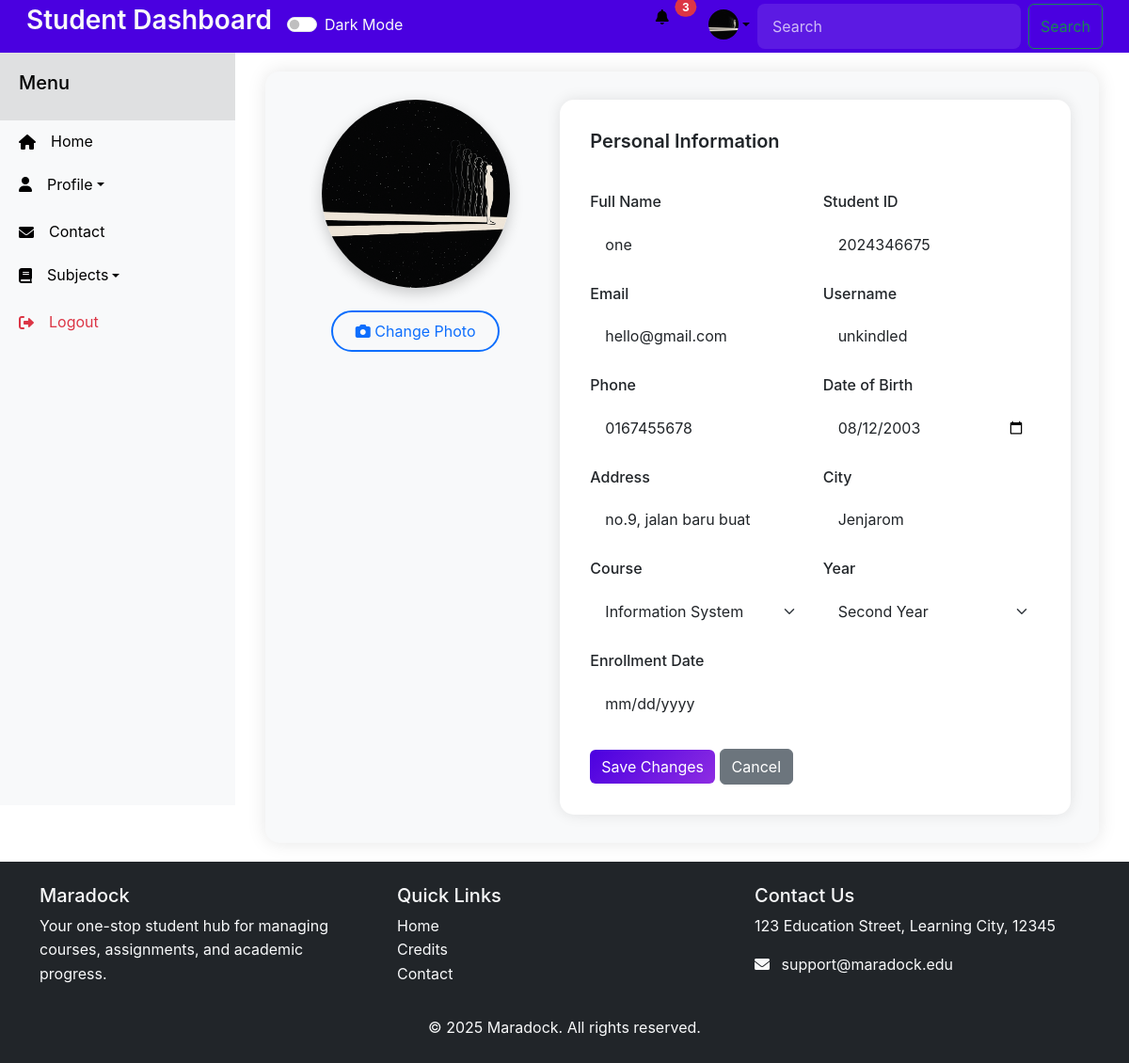
Screenshot of /pages/student/edit_profile.php (signed in) with the database file from the repository.
### tables this page shows
CREATE TABLE `students` (
  `id` int NOT NULL,
  `user_id` int NOT NULL,
  `full_name` varchar(50) NOT NULL,
  `course` varchar(80) NOT NULL,
  `year` int DEFAULT NULL,
  `profile_picture` varchar(255) DEFAULT NULL,
  `phone` varchar(14) DEFAULT NULL,
  `date_of_birth` date DEFAULT NULL,
  `address` text,
  `city` varchar(255) DEFAULT NULL,
  `enrollment_date` date DEFAULT NULL,
  `student_id` varchar(20) DEFAULT NULL
);

CREATE TABLE `users` (
  `id` int NOT NULL,
  `email` varchar(255) NOT NULL,
  `username` varchar(20) NOT NULL,
  `password` varchar(255) NOT NULL
);

### pages/student/edit_profile.php (the view, shortened to what this page needs)
<?php
require_once("../../includes/config/db_connection.php");
$_user_id = $_SESSION['id'];
$query = "SELECT s.*, u.email, u.username FROM students s
JOIN users u ON s.user_id = u.id
WHERE s.user_id = ?";
$stmt = $conn->prepare($query);
$stmt->bind_param('i', $_user_id);
$stmt->execute();
$result = $stmt->get_result();
$student = $result->fetch_assoc();
?>
<!DOCTYPE html>
<html lang="en">
<head>
    <link href="https://cdn.jsdelivr.net/npm/bootstrap@5.3.3/dist/css/bootstrap.min.css" rel="stylesheet">
    <link rel="stylesheet" href="https://cdnjs.cloudflare.com/ajax/libs/font-awesome/6.0.0/css/all.min.css">
    <link rel="stylesheet" href="../../assets/css/main.css">
    <link rel="stylesheet" href="../../assets/css/pages/student_edit.css">
</head>
<body>
<?php include '../../includes/components/student_navbar.php'; ?>
    <div class="wrapper">
        <?php include '../../includes/components/sidebar.php'; ?>
        <div id="content">
            <div class="container-fluid">
                <div class="profile-container">
                    <form action="../../includes/config/update_profile.php" method="POST" enctype="multipart/form-data">
                        <div class="row">
                            <div class="col-md-4 text-center">
                            <div class="profile-picture-container mb-3">
                                <img src="<?php echo !empty($student['profile_picture']) ?'../../' . $student['profile_picture'] : '../../assets/img/default-avatar.png'; ?>"
                                    alt="profile picture"
                                    class="profile-picture mb-3"
                                    id="profilePreview">
                                <div class="mt-2">
                                    <a href="edit_profile_image.php" class="btn btn-outline-primary">
                                        <i class="fas fa-camera"></i> Change Photo
                                    </a>
                                </div>
                            </div>
                            </div>
                            <div class="col-md-8">
                                <div class="card">
                                    <div class="card-body">
                                        <h5 class="card-title">Personal Information</h5>
                                        <div class="row g-3">
                                            <div class="col-md-6">
                                                <label class="form-label">Full Name</label>
                                                <input type="text" class="form-control" name="full_name" value="<?php echo htmlspecialchars($student['full_name']?? ''); ?>">
                                            </div>
                                            <div class="col-md-6">
                                                <label class="form-label">Student ID</label>
                                                <input type="text" class="form-control" name="student_id" value="<?php echo htmlspecialchars($student['student_id']?? ''); ?>">
                                            </div>
                                            <div class="col-md-6">
                                                <label class="form-label">Email</label>
                                                <input type="email" class="form-control" name="email" value="<?php echo htmlspecialchars($student['email']?? ''); ?>">
                                            </div>
                                            <div class="col-md-6">
                                                <label class="form-label">Username</label>
                                                <input type="text" class="form-control" name="username" value="<?php echo htmlspecialchars($student['username']?? ''); ?>">
                                            </div>
                                            <div class="col-md-6">
                                                <label class="form-label">Phone</label>
                                                <input type="tel" class="form-control" name="phone" value="<?php echo htmlspecialchars($student['phone']?? ''); ?>">
                                            </div>
                                            <div class="col-md-6">
                                                <label class="form-label">Date of Birth</label>
                                                <input type="date" class="form-control" name="date_of_birth" value="<?php echo htmlspecialchars($student['date_of_birth']?? ''); ?>">
                                            </div>
                                            <div class="col-md-6">
                                                <label class="form-label">Address</label>
                                                <input type="text" class="form-control" name="address" value="<?php echo htmlspecialchars($student['address']?? ''); ?>">
                                            </div>
                                            <div class="col-md-6">
                                                <label class="form-label">City</label>
                                                <input type="text" class="form-control" name="city" value="<?php echo htmlspecialchars($student['city']?? ''); ?>">
                                            </div>
                                            <div class="col-md-6">
                                                <label class="form-label">Course</label>
                                                <select class="form-select" name="course">
                                                    <option value="systemIM" <?php echo $student['course'] == 'Information System' ? 'selected' : ''; ?>>Information System</option>
                                                </select>
                                            </div>
                                            <div class="col-md-6">
                                                <label class="form-label">Year</label>
                                                <select class="form-select" name="year">
                                                    <option value="2" <?php echo $student['year'] == '2' ? 'selected' : ''; ?>>Second Year</option>
                                                </select>
                                            </div>
                                            <div class="col-md-6">
                                                <label class="form-label">Enrollment Date</label>
                                                <input type="date" class="form-control" name="enrollment_date" value="<?php echo htmlspecialchars($student['enrollment_date']?? ''); ?>" readonly>
                                            </div>
                                        </div>
                                        <div class="mt-4">
                                            <button type="submit" class="btn btn-primary">Save Changes</button>
                                            <a href="profile.php" class="btn btn-secondary">Cancel</a>
                                        </div>
                                    </div>
                                </div>
                            </div>
                        </div>
                    </form>
                </div>
            </div>
        </div>
    </div>
    <?php include '../../includes/components/student_footer.php'; ?>
</body>
</html>

### includes/components/student_navbar.php (shortened to what this page needs)
<nav class="navbar navbar-expand-lg">
  <div class="container-fluid">
      <a href="#" class="navbar-brand text-light">
          <h3>Student Dashboard</h3>
      </a>
      <div class="form-check form-switch">
      <input class="form-check-input" type="checkbox" id="darkModeToggle" />
      <label class="form-check-label text-light" for="darkModeToggle" id = "themeLabel">Dark Mode</label>
     </div>
      <div class="collapse navbar-collapse" id="navbarSupportedContent">
          <ul class="navbar-nav ms-auto mb-2 mb-lg-0">
              <li class="nav-item dropdown me-3">
                  <a class="nav-link" href="#" role="button" data-bs-toggle="dropdown">
                      <i class="fas fa-bell"></i>
                      <span class="position-absolute top-55 start-100 translate-middle badge rounded-pill bg-danger">
                          3
                      </span>
                  </a>
              </li>
              <li class="nav-item dropdown">
                  <a class="nav-link dropdown-toggle d-flex align-items-center" href="#" role="button" data-bs-toggle="dropdown">
                      <div class="avatar-wrapper">
                          <img src="<?php echo !empty($student['profile_picture']) ?'../../' . $student['profile_picture'] : '../../assets/img/default-avatar.png'; ?>"
                               alt="Profile"
                               class="avatar">
                      </div>
                  </a>
              </li>
          </ul>
          <form class="d-flex" role="search">
              <input class="form-control me-2" type="search" placeholder="Search" aria-label="Search">
              <button class="btn btn-outline-success" type="submit">Search</button>
          </form>
      </div>
  </div>
</nav>

### assets/css/main.css (style rules this page uses)
.wrapper { display: flex; width: 100%; min-height: calc(100vh - var(--navbar-height)); margin-top: var(--navbar-height); }
#content { flex: 1; width: calc(100% - var(--sidebar-width)); margin-left: var(--sidebar-width); min-height: calc(100vh - var(--navbar-height)); position: relative; transition: var(--transition-speed); }

### assets/css/pages/student_edit.css (style rules this page uses)
.wrapper { min-height: calc(100vh - var(--navbar-height)); display: flex; flex-direction: row; margin-top: var(--navbar-height); }
.profile-container { background: var(--bg-light); border-radius: 15px; padding: 30px; box-shadow: 0 0 20px rgba(0,0,0,0.1); margin: 20px; }
.profile-picture-container { position: relative; display: inline-block; }
.profile-picture { width: 200px; height: 200px; border-radius: 50%; object-fit: cover; border: 4px solid var(--primary); transition: all 0.3s ease; box-shadow: 0 5px 15px rgba(0,0,0,0.2); }
.card { border: none; box-shadow: 0 0 15px rgba(0,0,0,0.1); border-radius: 15px; overflow: hidden; }
.card-body { padding: 2rem; }
.card-title { color: var(--primary); font-weight: 600; margin-bottom: 1.5rem; padding-bottom: 1rem; border-bottom: 2px solid var(--light-border); }
.form-label { font-weight: 500; color: var(--text-muted); }
.form-control, .form-select { border-radius: 8px; padding: 0.75rem 1rem; border: 1px solid var(--light-border); transition: all 0.3s ease; }
.btn-outline-primary { border-width: 2px; padding: 0.5rem 1.5rem; border-radius: 25px; transition: all 0.3s ease; }

### assets/css/base/variables.css (style rules this page uses)
:root { --primary-color: #4a00e0; --secondary-color: #8e2de2; --text-light: #fff; --bg-light: #f8f9fa; --bg-dark: #212529; --hero-gradient-start: #4a00e0; --hero-gradient-end: #8e2de2; --hero-text: #ffffff; --decorative-gradient-1: rgba(74, 0, 224, 0.2); --decorative-gradient-2: rgba(142, 45, 226, 0.2); --category-card-bg: #ffffff; --category-card-text: #333333; --category-card-shadow: rgba(0, 0, 0, 0.1); --navbar-height: 56px; --sidebar-width: 250px; --transition-speed: 0.3s; --box-shadow: 0 2px 4px rgba(0,0,0,0.1); --sidebar-bg: var(--bg-light); --sidebar-text: var(--text-color); --navbar-bg: var(--primary-color); --navbar-bg-dark: var(--bg-dark); }

### assets/css/base/typography.css (style rules this page uses)
h3, .h3 { font-size: 1.75rem; font-weight: 600; margin-bottom: 0.75rem; }

### assets/css/components/navbar.css (style rules this page uses)
.navbar { position: fixed; top: 0; left: 0; right: 0; z-index: 1030; height: var(--navbar-height); background-color: var(--navbar-bg); padding: 0.5rem 1rem; }
.avatar-wrapper { width: 32px; height: 32px; border-radius: 50%; overflow: hidden; }
.avatar { width: 100%; height: 100%; object-fit: cover; }
.navbar .form-control { background-color: rgba(255, 255, 255, 0.1); border: none; color: var(--text-light); }
.navbar .form-control::placeholder { color: rgba(255, 255, 255, 0.7); }
.form-check-input { cursor: pointer; }
.nav-item.dropdown { position: relative; }

### assets/css/components/sidebar.css (style rules this page uses)
.nav-item { margin-bottom: 5px; }
.nav-link { padding: 10px 20px; color: var(--sidebar-text); display: flex; align-items: center; transition: var(--transition-speed); }
.nav-link i { margin-right: 10px; }

### assets/css/components/buttons.css (style rules this page uses)
.btn-primary { background: linear-gradient(135deg, var(--hero-gradient-start), var(--hero-gradient-end)); border: none; transition: all 0.3s ease; }

### rows the page displays
students: profile_picture (picture), full_name "one", student_id "2024346675", email "hello@gmail.com", username "unkindled", phone "0167455678", date_of_birth "08/12/2003", address "no.9, jalan baru buat", city "Jenjarom", year "Second Year"
